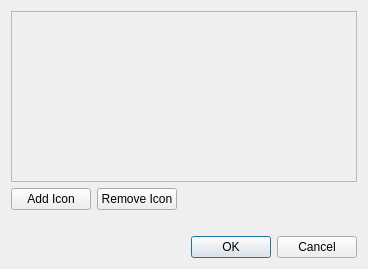
<?xml version="1.0" encoding="UTF-8"?>
<ui version="4.0">
 <class>IconSelectionDalog</class>
 <widget class="QDialog" name="IconSelectionDalog">
  <property name="geometry">
   <rect>
    <x>0</x>
    <y>0</y>
    <width>368</width>
    <height>269</height>
   </rect>
  </property>
  <property name="windowTitle">
   <string>Icon Selection</string>
  </property>
  <layout class="QVBoxLayout" name="verticalLayout">
   <item>
    <layout class="QGridLayout" name="gridLayout">
     <item row="0" column="0" colspan="3">
      <widget class="QScrollArea" name="scrollArea">
       <property name="widgetResizable">
        <bool>true</bool>
       </property>
       <widget class="QWidget" name="scrollAreaWidgetContents">
        <property name="geometry">
         <rect>
          <x>0</x>
          <y>0</y>
          <width>352</width>
          <height>169</height>
         </rect>
        </property>
       </widget>
      </widget>
     </item>
     <item row="2" column="2">
      <spacer name="horizontalSpacer_2">
       <property name="orientation">
        <enum>Qt::Horizontal</enum>
       </property>
       <property name="sizeHint" stdset="0">
        <size>
         <width>40</width>
         <height>20</height>
        </size>
       </property>
      </spacer>
     </item>
     <item row="2" column="1">
      <widget class="QPushButton" name="pushButton_2">
       <property name="text">
        <string>Remove Icon</string>
       </property>
       <property name="icon">
        <iconset resource="raw.qrc">
         <normaloff>:/raw/pics/edit-delete.png</normaloff>:/raw/pics/edit-delete.png</iconset>
       </property>
      </widget>
     </item>
     <item row="2" column="0">
      <widget class="QPushButton" name="pushButton">
       <property name="text">
        <string>Add Icon</string>
       </property>
       <property name="icon">
        <iconset resource="raw.qrc">
         <normaloff>:/raw/pics/list-add.png</normaloff>:/raw/pics/list-add.png</iconset>
       </property>
      </widget>
     </item>
    </layout>
   </item>
   <item>
    <spacer name="verticalSpacer">
     <property name="orientation">
      <enum>Qt::Vertical</enum>
     </property>
     <property name="sizeType">
      <enum>QSizePolicy::Preferred</enum>
     </property>
     <property name="sizeHint" stdset="0">
      <size>
       <width>18</width>
       <height>20</height>
      </size>
     </property>
    </spacer>
   </item>
   <item>
    <layout class="QHBoxLayout" name="horizontalLayout">
     <item>
      <spacer name="horizontalSpacer">
       <property name="orientation">
        <enum>Qt::Horizontal</enum>
       </property>
       <property name="sizeHint" stdset="0">
        <size>
         <width>171</width>
         <height>20</height>
        </size>
       </property>
      </spacer>
     </item>
     <item>
      <widget class="QDialogButtonBox" name="buttonBox">
       <property name="standardButtons">
        <set>QDialogButtonBox::Cancel|QDialogButtonBox::Ok</set>
       </property>
      </widget>
     </item>
    </layout>
   </item>
  </layout>
 </widget>
 <resources>
  <include location="raw.qrc"/>
 </resources>
 <connections/>
</ui>
